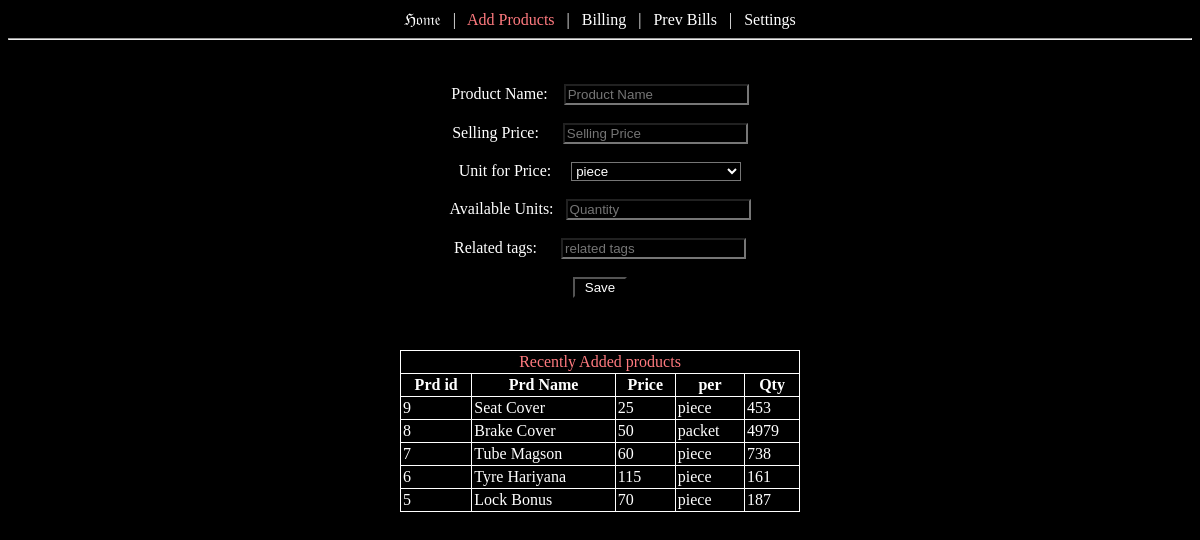
Page /add/ on the earlier database version.
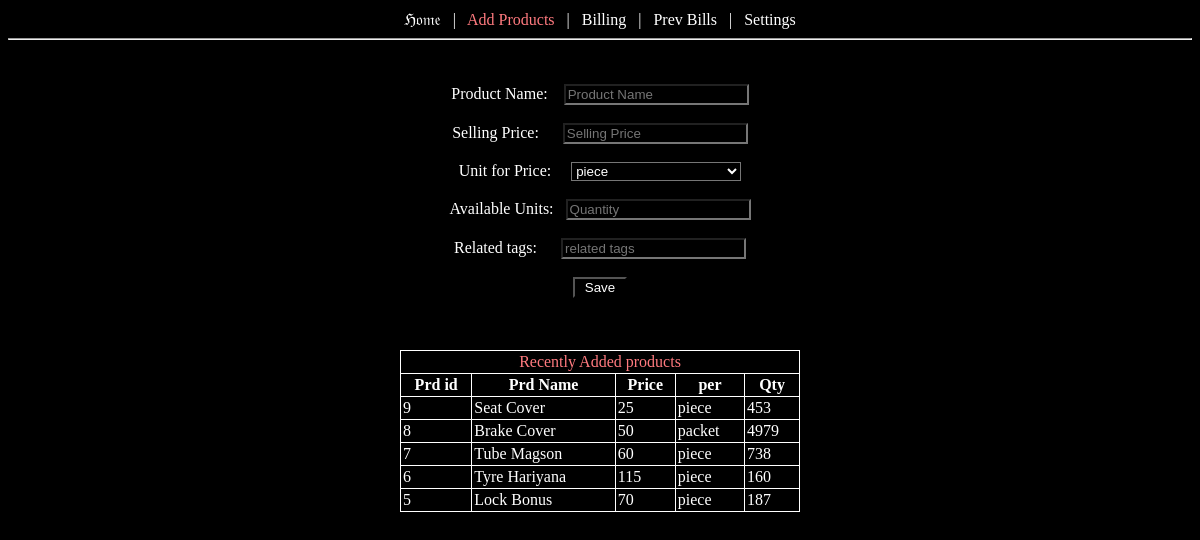
Same page on the later database version.
### products/models.py (models this page shows, shortened)
class product(models.Model):
	name = models.CharField(max_length=81)
	price = models.IntegerField()
	choices = (('piece','piece'),('dozen','dozen'),('gross','gross'),('half gross','half gross'),('Kg','Kg'),('packet','packet'))
	unit = models.CharField(choices=choices,max_length=21,default='piece')
	tags = models.CharField(max_length=150,help_text='A list of comma seperated tags')
	available_qty = models.IntegerField(default=0)

### products/views.py (the view)
# urls.py: path('add/',views.add_product,name="add_product"),
def add_product(request):
    data = {}
    data['products'] = list(product.objects.all().order_by('-id'))[:5]
    if request.method=='POST':
        prd_nm = request.POST['prd_name']
        sp = request.POST['sp']
        unit = request.POST['unit']
        qty = request.POST['qty']
        tags = request.POST['tags']
        new_prd = product(name=prd_nm,price=sp,unit=unit,tags=tags,available_qty=qty)
        new_prd.save()
        return redirect('/add/')
    else:
        return render(request,'add_product.html',data)

### products/templates/add_product.html (shortened to what this page needs)
<html>
<head>
</head>
<body bgcolor="#000;">
<center class="t_w">
	<a href="/" class="t_w t_hover">&Hfr;&ofr;&mfr;&efr;<a/> &ensp;|&ensp;
	<a href="/add/" class="t_w t_hover" style="color:#ff7a7f;">Add Products</a> &ensp;|&ensp;
	<a href="/bill/" class="t_w t_hover">Billing</a> &ensp;|&ensp;
	<a href="/prev_bill/" class="t_w t_hover">Prev Bills</a> &ensp;|&ensp;
	<a href="/settings/" class="t_w t_hover">Settings</a>
</center>
<hr/>
<center class="t_w">
<div style="background-color:;height:auto;width:350px;">
	<form method="POST" action="/add/">
		<span class="t_w" style="">Product Name: &ensp;</span>
		<input type="text" placeholder="Product Name" name="prd_name" required  style="background-color:black;" class="t_w"> </br></br>
		<span class="t_w" style="">Selling Price: &nbsp; &ensp;</span>
		<input type="number" placeholder="Selling Price" name="sp" required  style="background-color:black;" class="t_w"> </br></br>
		<span class="t_w" style="">Unit for Price:&nbsp; &ensp;</span>
		<select required name="unit" style="background-color:black;width:170px;" class="t_w" >
			<option value="piece">piece</option>
		</select> 		</br></br>
		<span class="t_w" style="">Available Units: &nbsp;</span>
		<input type="number" placeholder="Quantity" name="qty" required style="background-color:black;" class="t_w"> </br></br>
		<span class="t_w" style="">Related tags:  &nbsp; &ensp;</span>
		<input type="text" placeholder="related tags" name="tags" required style="background-color:black;" class="t_w"> </br></br>
		<input class="t_w" style="background-color:black;" type="submit" name="submit_button" value=" Save ">
	</form>
</div>
<table class="t_w" style="width:400px; padding:5px;">
<tr>
	<td colspan=5><center style="color:#ff7a7f;">Recently Added products</center></td>
</tr>
<tr>
	<th> Prd id </th>
	<th> Prd Name </th>
	<th> Price </th>
	<th> per </th>
	<th> Qty</th>
</tr>
{% for product in products %}
<tr style="color:white;">
	<td>{{product.id}}</td> &ensp;
	<td>{{product.name}}</td> &ensp;
	<td>{{product.price}}</td> &ensp;
	<td>{{product.unit}}</td> &ensp;
	<td>{{product.available_qty}}</td>
</tr>
{% endfor %}
</table>
</center>
</body>
</html>

Differences in the rows shown:
changed product "Tyre Hariyana": available_qty "161" → "160"
